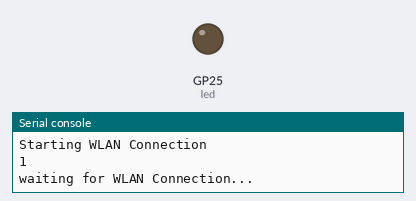
Simulated run of this program. Board: Raspberry Pi Pico running MicroPython. Parts: output pins drawn as LEDs (lit = HIGH), the last lines printed to the serial console. WiFi joins after 1.5 s. At 2.0 s the program stops and its outputs stay as they are.

Above: at 0.1 s.
At 1.1 s:
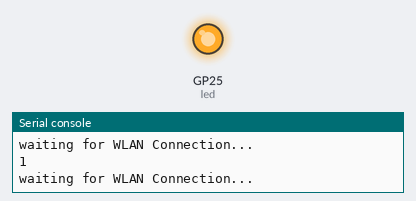
Timing chart, 0 to 3.5 s (numbered marks = the images above):
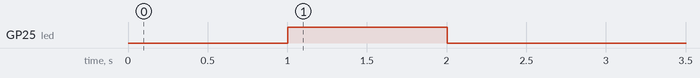

The program:

connectToWlan.py
```python
#network library
#pico W
# V1.0 done
# connect to SSID up to 10 attempts then fails.
#USAGE:
# import connectToWlan - thats it. (No NAME==MAIN so code runs directly)

print("Starting Up Device")

import network
import socket
import time
from machine import Pin

led = Pin("LED", Pin.OUT)
led.value(1)

print("Starting WLAN Connection")

ssid = 'Tell My Wi-Fi Love Her'
password = 'GodIsGood!'

def connectWLAN():
    global ipInfo

    led = Pin("LED", Pin.OUT)
    led.value(1)

    wlan = network.WLAN(network.STA_IF)
    wlan.active(True)
    wlan.connect(ssid, password)

    #wait for connect or fail
    max_wait = 10
    while max_wait > 0:
        print(wlan.status())
        led.toggle()
        if wlan.status() < 0 or wlan.status() >= 3:
            break
        max_wait -= 1
        print('waiting for WLAN Connection...')
        time.sleep(1)


        # Handle connection error
    if wlan.status() != 3:
        print('customRaise: network connection failed')

    else:
        print('Connected')
        status = wlan.ifconfig()
        ipInfo = ( f'IP Details = {str(status)}')
        ipAddr = status[0]
        print(ipAddr)

        return(ipInfo)

connectWLAN()
```

Measured:
- by itself, GP25 (led): LOW → HIGH at 1.0 s, → LOW 1.0 s later
